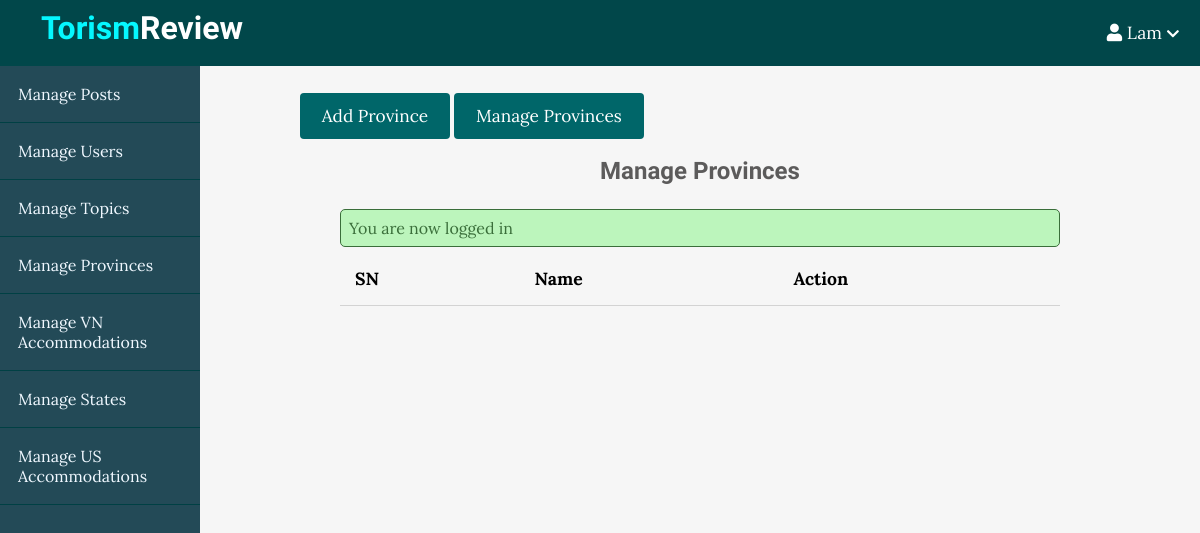
The app's page /admin/provinces/index.php (signed in), older data.
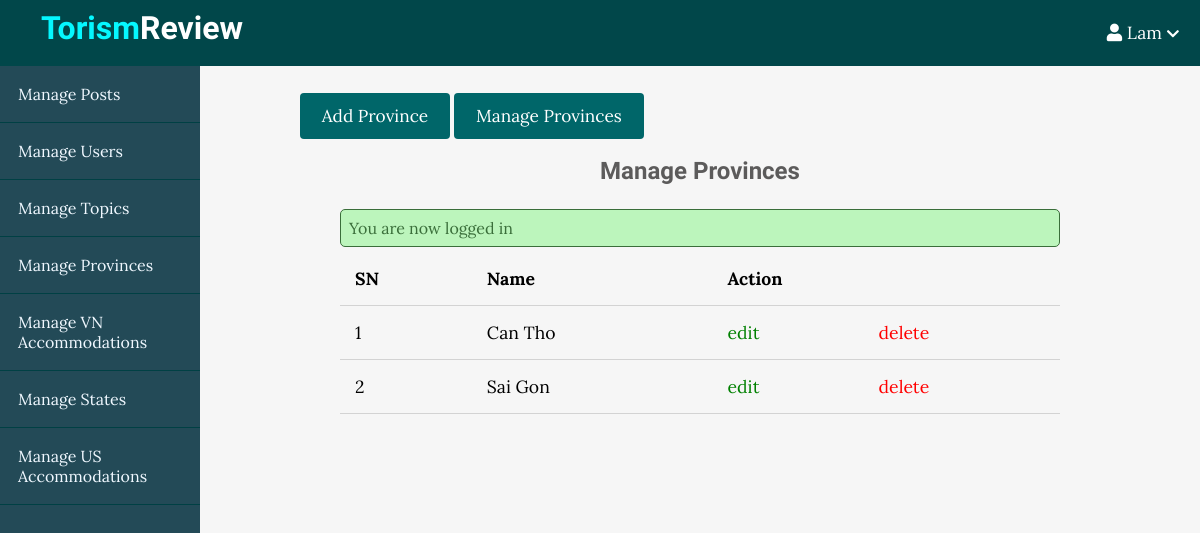
The same page, newer data.
### tables this page shows
CREATE TABLE `provinces` (
  `id` int(11) NOT NULL,
  `name` varchar(255) NOT NULL
);

### app/controllers/provinces.php (called while the page is built, shortened)
<?php
include(ROOT_PATH . "/app/database/db.php");
$table = 'provinces';
$provinces = selectAll($table);

### app/database/db.php (called while the page is built, shortened)
<?php
require('connect.php');
function selectAll($table, $conditions = [])
{
    global $conn;
    $sql = "SELECT * FROM $table";
    if (empty($conditions)) {
        $stmt = $conn->prepare($sql);
        $stmt->execute();
        $records = $stmt->get_result()->fetch_all(MYSQLI_ASSOC);
        return $records;
    }
}

### admin/provinces/index.php (the view, shortened to what this page needs)
<?php include(ROOT_PATH . "/app/controllers/provinces.php");
?>
<!DOCTYPE html>
<html lang="en">
<head>
    <link rel="stylesheet" href="https://use.fontawesome.com/releases/v5.7.2/css/all.css">
    <link rel="stylesheet" href="../../assets/css/style.css">
    <link rel="stylesheet" href="../../assets/css/admin.css">
</head>
<body>
    <?php include(ROOT_PATH . "/app/includes/adminHeader.php"); ?>
    <div class="admin-wrapper">
        <?php include(ROOT_PATH . "/app/includes/adminSidebar.php"); ?>
        <div class="admin-content">
            <div class="button-group">
                <a href="create.php" class="btn btn-big">Add Province</a>
                <a href="index.php" class="btn btn-big">Manage Provinces</a>
            </div>
            <div class="content">
                <h2 class="page-title">Manage Provinces</h2>
                <?php include(ROOT_PATH . "/app/includes/messages.php"); ?>
                <table>
                    <thead>
                        <th>SN</th>
                        <th>Name</th>
                        <th colspan="2">Action</th>
                    </thead>
                    <tbody>
                        <?php foreach ($provinces as $key => $province) : ?>
                            <tr>
                                <td><?php echo $key + 1; ?></td>
                                <td><?php echo $province['name']; ?></td>
                                <td><a href="edit.php?id=<?php echo $province['id']; ?>" class="edit">edit</a></td>
                                <td><a href="index.php?del_id=<?php echo $province['id']; ?>" class="delete">delete</a></td>
                            </tr>
                        <?php endforeach; ?>
                    </tbody>
                </table>
            </div>
        </div>
    </div>
</body>
</html>

Row changes from the older to the newer data that the page shows:
added provinces: name "Can Tho"
added provinces: name "Sai Gon"
